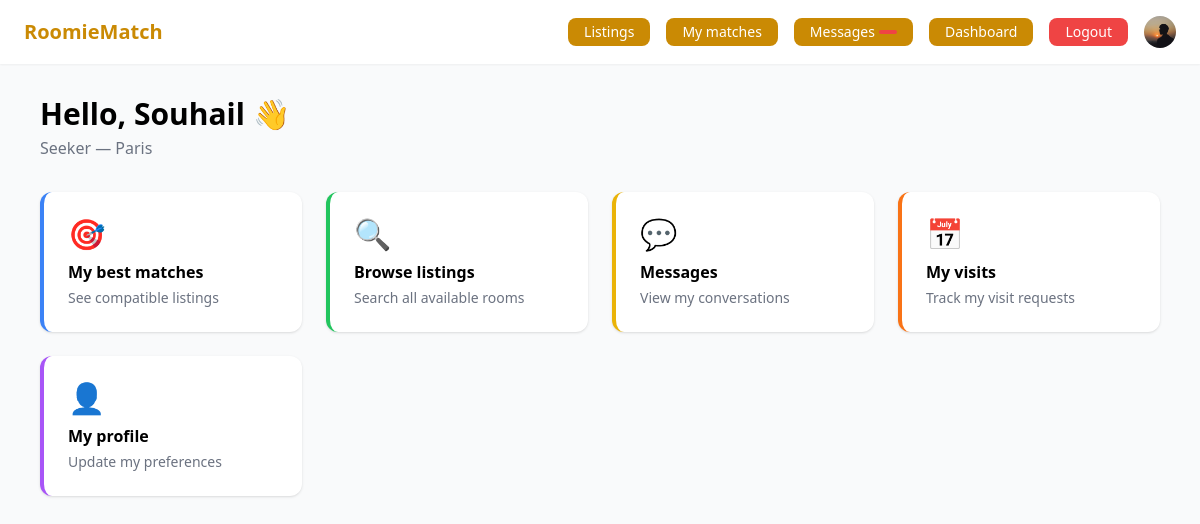
The app's page /accounts/dashboard/ (signed in) with its own data.
### accounts/models.py (models this page shows, shortened)
class User(AbstractUser):
    class Role(models.TextChoices):
        SEEKER = 'seeker', 'Seeker'    # looking for a room
        OWNER  = 'owner',  'Owner'     # offering a room
    role   = models.CharField(max_length=20, choices=Role.choices, default=Role.SEEKER)
    avatar = models.ImageField(upload_to='avatars/', null=True, blank=True)
    phone  = models.CharField(max_length=20, blank=True)
    bio    = models.TextField(blank=True)
    city   = models.CharField(max_length=100, blank=True)
    def is_seeker(self):
        return self.role == self.Role.SEEKER
    def is_owner(self):
        return self.role == self.Role.OWNER

### accounts/views.py (the view)
# urls.py: path('dashboard/', views.dashboard,   name='dashboard'),
@login_required
def dashboard(request):
    return render(request, 'accounts/dashboard.html')

### templates/accounts/dashboard.html (shortened to what this page needs)
{% extends 'base.html' %}
{% block content %}
<div class="mb-8">
  <h1 class="text-3xl font-bold">Hello, {{ user.username }} 👋</h1>
  <p class="text-gray-500 mt-1">{{ user.get_role_display }} — {{ user.city }}</p>
</div>
{% if user.is_seeker %}
  <div class="grid grid-cols-1 md:grid-cols-2 lg:grid-cols-4 gap-6">
    <a href="{% url 'matching:best_matches' %}"
       class="bg-white rounded-xl shadow p-6 hover:shadow-md transition border-l-4 border-blue-500">
      <p class="text-3xl mb-2">🎯</p>
      <p class="font-semibold">My best matches</p>
      <p class="text-gray-500 text-sm mt-1">See compatible listings</p>
    </a>
    <a href="{% url 'listings:list' %}"
       class="bg-white rounded-xl shadow p-6 hover:shadow-md transition border-l-4 border-green-500">
      <p class="text-3xl mb-2">🔍</p>
      <p class="font-semibold">Browse listings</p>
      <p class="text-gray-500 text-sm mt-1">Search all available rooms</p>
    </a>
    <a href="{% url 'messaging:inbox' %}"
       class="bg-white rounded-xl shadow p-6 hover:shadow-md transition border-l-4 border-yellow-500">
      <p class="text-3xl mb-2">💬</p>
      <p class="font-semibold">Messages</p>
      <p class="text-gray-500 text-sm mt-1">View my conversations</p>
    </a>
      <a href="{% url 'visits:my_visits' %}"
        class="bg-white rounded-xl shadow p-6 hover:shadow-md transition border-l-4 border-orange-500">
        <p class="text-3xl mb-2">📅</p>
        <p class="font-semibold">My visits</p>
        <p class="text-gray-500 text-sm mt-1">Track my visit requests</p>
      </a>
    <a href="{% url 'profile' %}"
       class="bg-white rounded-xl shadow p-6 hover:shadow-md transition border-l-4 border-purple-500">
      <p class="text-3xl mb-2">👤</p>
      <p class="font-semibold">My profile</p>
      <p class="text-gray-500 text-sm mt-1">Update my preferences</p>
    </a>
  </div>
{% endif %}
{% endblock %}

### templates/base.html (shortened to what this page needs)
<!DOCTYPE html>
<html lang="en">
<head>
  <script src="https://cdn.tailwindcss.com"></script>
</head>
<body class="bg-gray-50 min-h-screen">
  <nav class="bg-white shadow-sm px-6 py-4 flex items-center justify-between">
    <a href="/" class="text-xl font-bold text-yellow-600">RoomieMatch</a>
    <div class="flex items-center gap-4 text-sm">
      <a href="{% url 'listings:list' %}" class="bg-yellow-600 text-white px-4 py-1 rounded-lg">
        Listings
      </a>
      {% if user.is_authenticated %}
        {% if user.is_seeker %}
          <a href="{% url 'matching:best_matches' %}" class="bg-yellow-600 text-white px-4 py-1 rounded-lg">
            My matches
          </a>
        {% endif %}
        <a href="{% url 'messaging:inbox' %}" class="relative bg-yellow-600 text-white px-4 py-1 rounded-lg flex items-center gap-1">
           Messages
          <span id="unread-count"
                hx-get="{% url 'messaging:unread_count' %}"
                hx-trigger="load, every 30s"
                hx-swap="innerHTML"
                class="bg-red-500 text-white text-xs rounded-full px-1.5 py-0.5 min-w-[18px] text-center">
          </span>
        </a>
        <a href="{% url 'dashboard' %}" class="bg-yellow-600 text-white px-4 py-1 rounded-lg">
          Dashboard
        </a>
        <a href="{% url 'logout' %}" class="bg-red-500 text-white px-4 py-1 rounded-lg hover:bg-red-600">
          Logout
        </a>
        <a href="{% url 'profile' %}" class="flex items-center gap-2 hover:opacity-80">
          {% if user.avatar %}
            <img src="{{ user.avatar.url }}" class="w-8 h-8 rounded-full object-cover" />
          {% else %}
            <div class="w-8 h-8 rounded-full bg-blue-100 flex items-center justify-center text-sm font-bold text-blue-600">
              {{ user.username|first|upper }}
            </div>
          {% endif %}
        </a>
      {% else %}
        <a href="{% url 'login' %}"    class="bg-yellow-600 text-white px-4 py-1 rounded-lg hover:text-blue-600">Login</a>
        <a href="{% url 'register' %}" class="bg-blue-600 text-white px-4 py-1 rounded-lg hover:bg-blue-700">
          Sign Up
        </a>
      {% endif %}
    </div>
  </nav>
  <main class="max-w-6xl mx-auto px-4 py-8">
    {% block content %}{% endblock %}
  </main>
</body>
</html>

### records on screen
User: avatar (picture), username "Souhail", role "Seeker", city "Paris"
